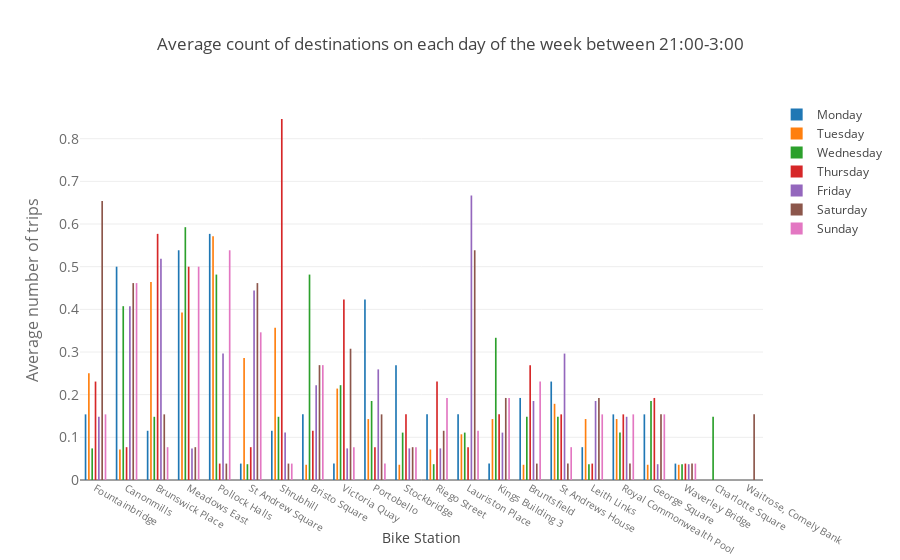

Notebook source saved alongside this figure:
### Markdown cell above
Last, check the data for midnight, I suggest the time interval of 21:00-3:00.

### Code cell
# Count the bike usage per station on each day, average those counts number for each day
data = []
day = ["Monday",'Tuesday','Wednesday','Thursday','Friday','Saturday','Sunday']


for j,i in enumerate(bike_df.started_at.dt.dayofweek.unique()):
    # I would like to discover the bike usage between 21:00-3:00
    time_interval = (bike_df.ended_at.dt.dayofweek==i) & (bike_df.started_at.dt.hour>21)|(bike_df.started_at.dt.hour<3)
    data.append(
        go.Bar(
            # Count the usage of each station
            x=bike_df[time_interval].end_station_name.value_counts().index,
            # Average the counts for each day
            y=(bike_df[time_interval].end_station_name.value_counts()/
               len(bike_df[time_interval].ended_at.dt.day.value_counts())).sort_index(),
            # Legend
            name=day[j]
        )
    )

# Set the feature of the chart
layout = go.Layout(
    title='Average count of destinations on each day of the week between 21:00-3:00',
    xaxis=dict(
        title='Bike Station',
        tickfont=dict(
            size=10,
            color='rgb(107, 107, 107)'
        )
    ),
    yaxis=dict(
        title='Average number of trips',
        titlefont=dict(
            size=16,
            color='rgb(107, 107, 107)'
        ),
        tickfont=dict(
            size=14,
            color='rgb(107, 107, 107)'
        )
    ),
    barmode='group',
    bargap=0.25,
    bargroupgap=0.5
)


# Plot the graph
fig = go.Figure(data=data, layout=layout)
iplot(fig, filename='basic-bar')

### Figure 1 — Plotly figure (JSON) as saved in the notebook; plotly's stock layout.template omitted (floating-point values rounded to 4 significant figures)
{"data": [{"name": "Monday", "type": "bar", "uid": "3f314c10-f977-11e8-83bd-9801a79eab69", "x": ["Fountainbridge", "Canonmills", "Brunswick Place", "Meadows East", "Pollock Halls", "St Andrew Square", "Shrubhill", "Bristo Square", "Victoria Quay", "Portobello", "Stockbridge", "Riego Street", "Lauriston Place", "Kings Building 3", "Bruntsfield", "St Andrews House", "Leith Links", "Royal Commonwealth Pool", "George Square", "Waverley Bridge"], "y": [0.1538, 0.5, 0.1154, 0.5385, 0.5769, 0.03846, 0.1154, 0.1538, 0.03846, 0.4231, 0.2692, 0.1538, 0.1538, 0.03846, 0.1923, 0.2308, 0.07692, 0.1538, 0.1538, 0.03846]}, {"name": "Tuesday", "type": "bar", "uid": "3f314e5e-f977-11e8-9747-9801a79eab69", "x": ["Fountainbridge", "Brunswick Place", "Canonmills", "Meadows East", "Pollock Halls", "Bristo Square", "Lauriston Place", "Victoria Quay", "Stockbridge", "Shrubhill", "St Andrew Square", "Riego Street", "Kings Building 3", "Bruntsfield", "Portobello", "Royal Commonwealth Pool", "George Square", "Leith Links", "St Andrews House", "Waverley Bridge"], "y": [0.25, 0.4643, 0.07143, 0.3929, 0.5714, 0.03571, 0.1071, 0.2143, 0.03571, 0.3571, 0.2857, 0.07143, 0.1429, 0.03571, 0.1429, 0.1429, 0.03571, 0.1429, 0.1786, 0.03571]}, {"name": "Wednesday", "type": "bar", "uid": "3f314f94-f977-11e8-bd28-9801a79eab69", "x": ["Brunswick Place", "Meadows East", "Fountainbridge", "Canonmills", "Shrubhill", "Pollock Halls", "Riego Street", "Stockbridge", "Charlotte Square", "St Andrew Square", "Bristo Square", "Victoria Quay", "Lauriston Place", "Portobello", "Royal Commonwealth Pool", "Kings Building 3", "Bruntsfield", "Leith Links", "George Square", "St Andrews House", "Waverley Bridge"], "y": [0.1481, 0.5926, 0.07407, 0.4074, 0.1481, 0.4815, 0.03704, 0.1111, 0.1481, 0.03704, 0.4815, 0.2222, 0.1111, 0.1852, 0.1111, 0.3333, 0.1481, 0.03704, 0.1852, 0.1481, 0.03704]}, {"name": "Thursday", "type": "bar", "uid": "3f3150a2-f977-11e8-a884-9801a79eab69", "x": ["Fountainbridge", "Brunswick Place", "Canonmills", "Meadows East", "Shrubhill", "Pollock Halls", "Bristo Square", "Stockbridge", "St Andrew Square", "Victoria Quay", "Riego Street", "Lauriston Place", "Kings Building 3", "Portobello", "Bruntsfield", "Royal Commonwealth Pool", "Leith Links", "George Square", "St Andrews House", "Waverley Bridge"], "y": [0.2308, 0.5769, 0.07692, 0.5, 0.8462, 0.03846, 0.1154, 0.1538, 0.07692, 0.4231, 0.2308, 0.07692, 0.1538, 0.07692, 0.2692, 0.1538, 0.03846, 0.1923, 0.1538, 0.03846]}, {"name": "Friday", "type": "bar", "uid": "3f31519c-f977-11e8-be34-9801a79eab69", "x": ["Fountainbridge", "Brunswick Place", "Meadows East", "Canonmills", "Lauriston Place", "Victoria Quay", "Shrubhill", "Pollock Halls", "Stockbridge", "St Andrew Square", "Bristo Square", "Riego Street", "Royal Commonwealth Pool", "Kings Building 3", "Portobello", "Bruntsfield", "George Square", "Leith Links", "St Andrews House", "Waverley Bridge"], "y": [0.1481, 0.5185, 0.07407, 0.4074, 0.6667, 0.07407, 0.1111, 0.2963, 0.07407, 0.4444, 0.2222, 0.07407, 0.1481, 0.1111, 0.2593, 0.1852, 0.03704, 0.1852, 0.2963, 0.03704]}, {"name": "Saturday", "type": "bar", "uid": "3f31528c-f977-11e8-ba14-9801a79eab69", "x": ["Brunswick Place", "Fountainbridge", "Meadows East", "Canonmills", "Lauriston Place", "Pollock Halls", "Riego Street", "Victoria Quay", "Shrubhill", "St Andrew Square", "Bristo Square", "Stockbridge", "Kings Building 3", "Bruntsfield", "Portobello", "George Square", "Royal Commonwealth Pool", "Waitrose, Comely Bank", "Leith Links", "St Andrews House", "Waverley Bridge"], "y": [0.1538, 0.6538, 0.07692, 0.4615, 0.5385, 0.03846, 0.1154, 0.3077, 0.03846, 0.4615, 0.2692, 0.07692, 0.1923, 0.03846, 0.1538, 0.1538, 0.03846, 0.1538, 0.1923, 0.03846, 0.03846]}, {"name": "Sunday", "type": "bar", "uid": "3f31535e-f977-11e8-875f-9801a79eab69", "x": ["Fountainbridge", "Canonmills", "Brunswick Place", "Meadows East", "Pollock Halls", "Shrubhill", "Lauriston Place", "Riego Street", "Stockbridge", "St Andrew Square", "Bristo Square", "Victoria Quay", "Kings Building 3", "Portobello", "Bruntsfield", "Leith Links", "St Andrews House", "Royal Commonwealth Pool", "George Square", "Waverley Bridge"], "y": [0.1538, 0.4615, 0.07692, 0.5, 0.5385, 0.03846, 0.1154, 0.1923, 0.07692, 0.3462, 0.2692, 0.07692, 0.1923, 0.03846, 0.2308, 0.1538, 0.07692, 0.1538, 0.1538, 0.03846]}], "layout": {"bargap": 0.25, "bargroupgap": 0.5, "barmode": "group", "title": "Average count of destinations on each day of the week between 21:00-3:00", "xaxis": {"tickfont": {"color": "rgb(107, 107, 107)", "size": 10}, "title": "Bike Station"}, "yaxis": {"tickfont": {"color": "rgb(107, 107, 107)", "size": 14}, "title": "Average number of trips", "titlefont": {"color": "rgb(107, 107, 107)", "size": 16}}}}
